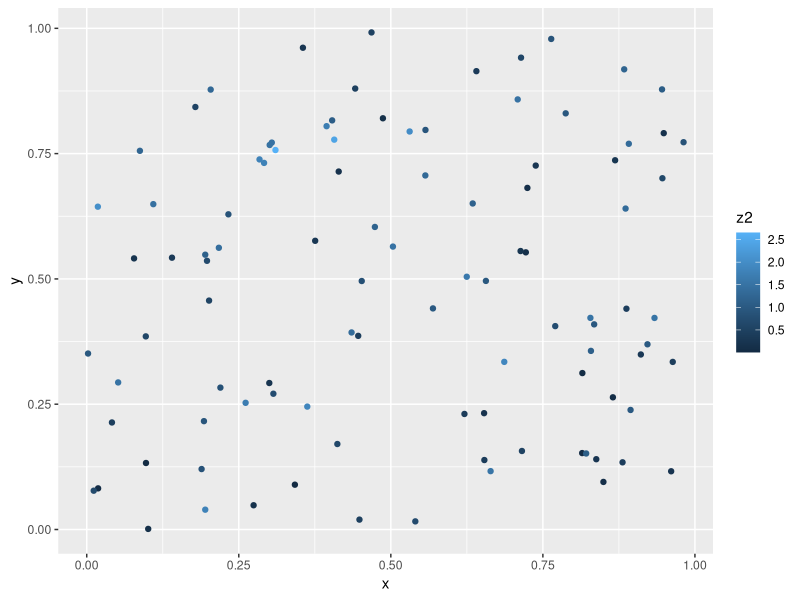
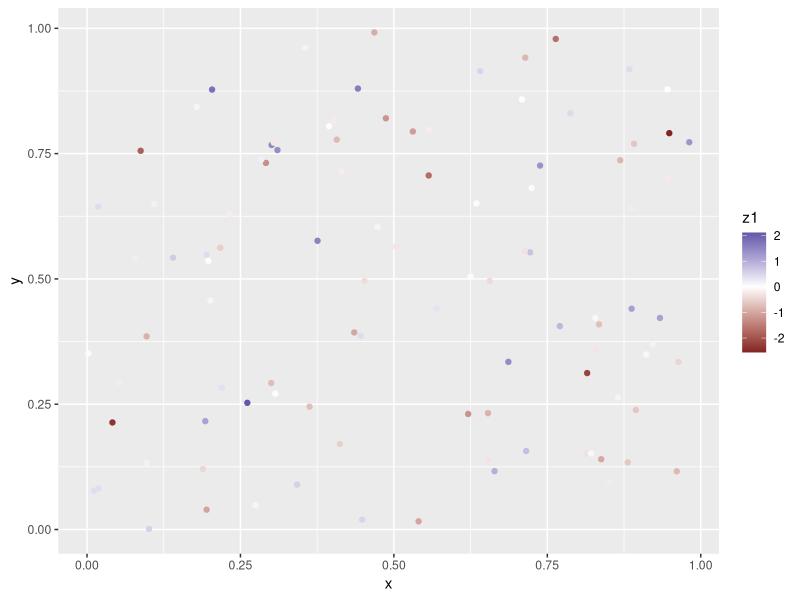
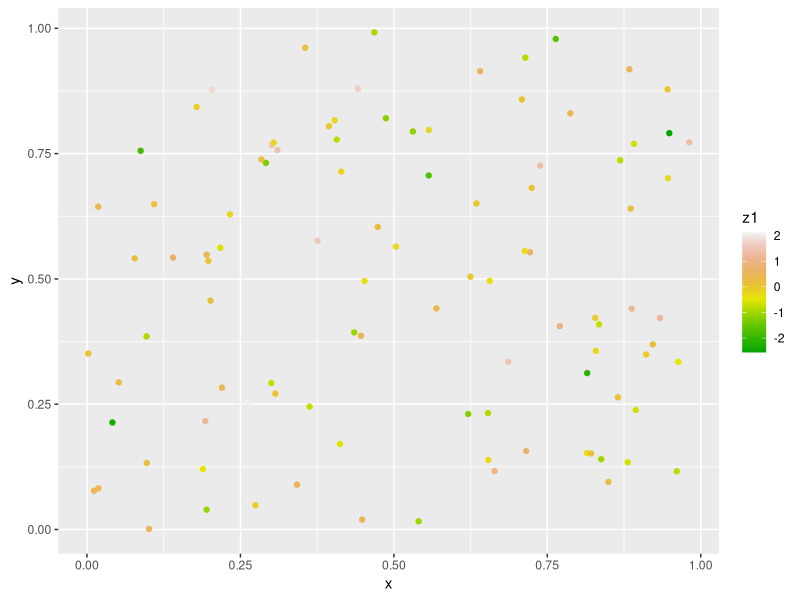
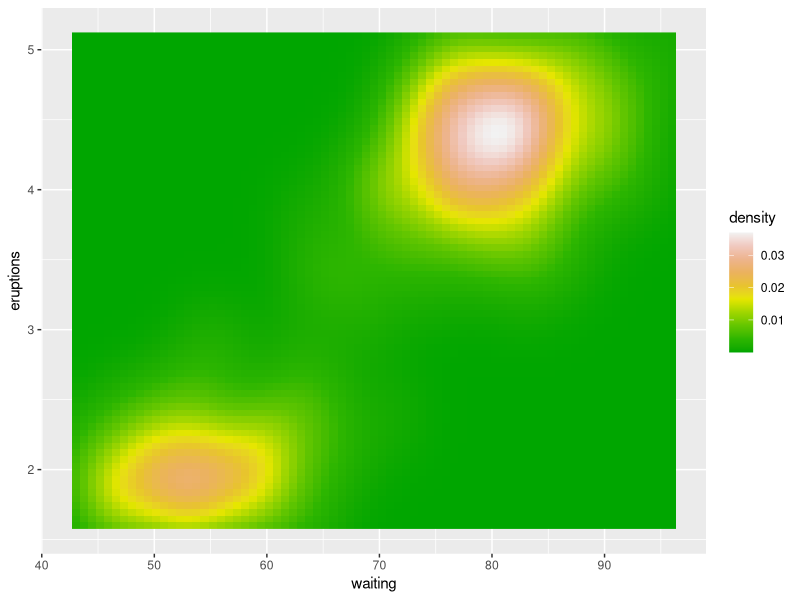
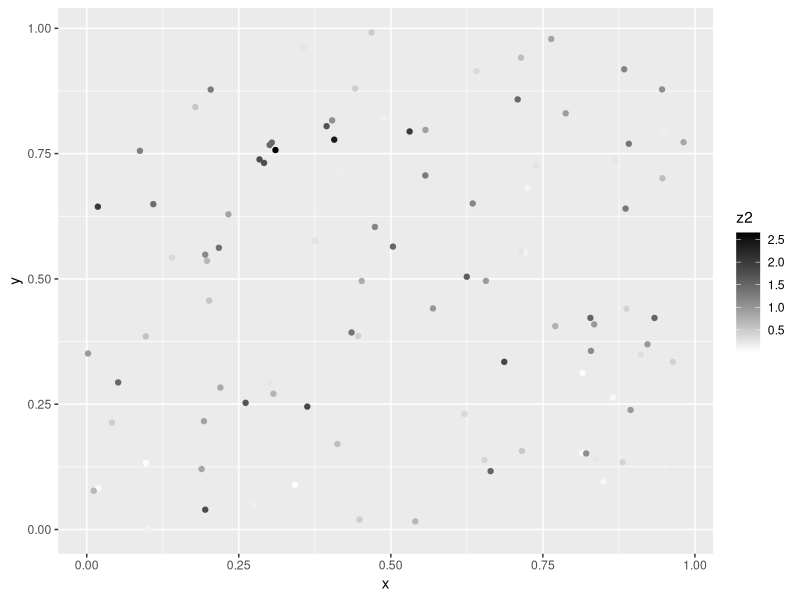
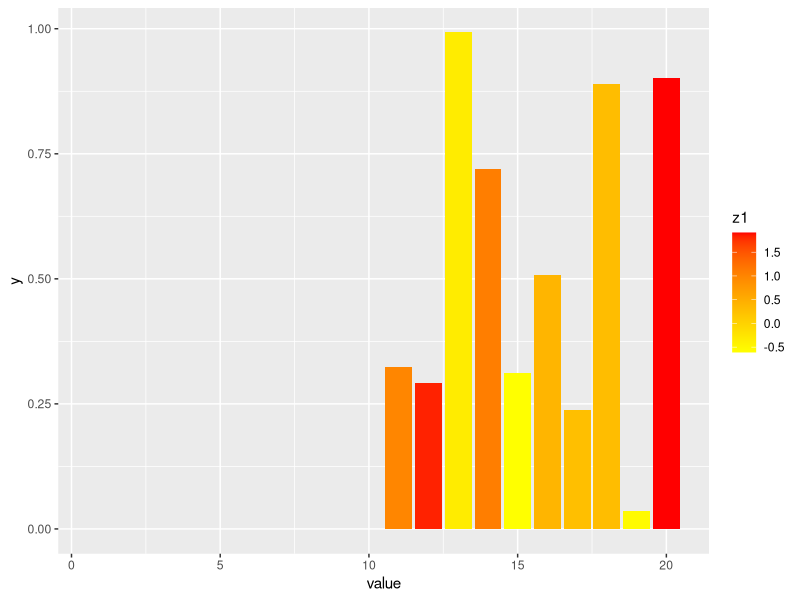
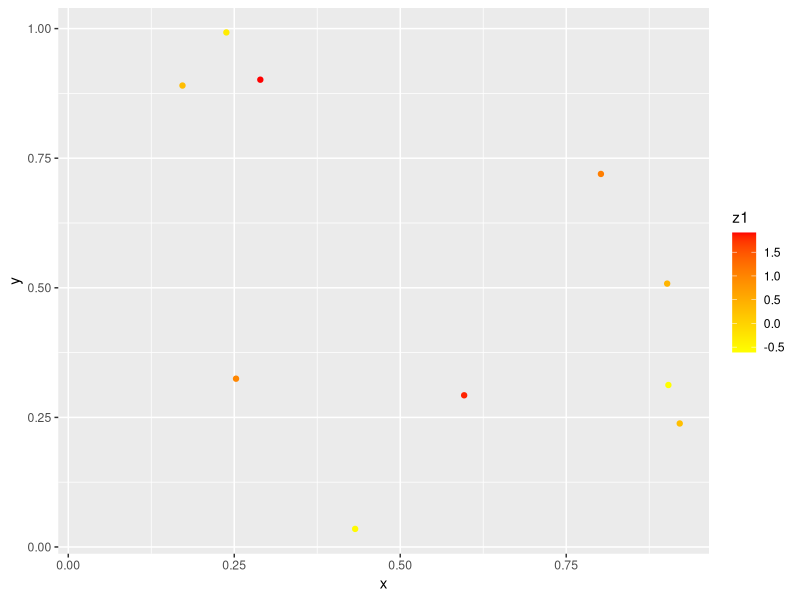

Reproduce these figures in R, in order.
library(ggplot2)


### Name: scale_colour_gradient
### Title: Gradient colour scales
### Aliases: scale_colour_gradient scale_fill_gradient
###   scale_colour_gradient2 scale_fill_gradient2 scale_colour_gradientn
###   scale_fill_gradientn scale_colour_datetime scale_color_datetime
###   scale_colour_date scale_color_date scale_fill_datetime
###   scale_fill_date scale_color_gradient scale_color_gradient2
###   scale_color_gradientn

### ** Examples

df <- data.frame(
  x = runif(100),
  y = runif(100),
  z1 = rnorm(100),
  z2 = abs(rnorm(100))
)

df_na <- data.frame(
  value = seq(1, 20),
  x = runif(20),
  y = runif(20),
  z1 = c(rep(NA, 10), rnorm(10))
)

# Default colour scale colours from light blue to dark blue
ggplot(df, aes(x, y)) +
  geom_point(aes(colour = z2))

# For diverging colour scales use gradient2
ggplot(df, aes(x, y)) +
  geom_point(aes(colour = z1)) +
  scale_colour_gradient2()

# Use your own colour scale with gradientn
ggplot(df, aes(x, y)) +
  geom_point(aes(colour = z1)) +
  scale_colour_gradientn(colours = terrain.colors(10))

# Equivalent fill scales do the same job for the fill aesthetic
ggplot(faithfuld, aes(waiting, eruptions)) +
  geom_raster(aes(fill = density)) +
  scale_fill_gradientn(colours = terrain.colors(10))

# Adjust colour choices with low and high
ggplot(df, aes(x, y)) +
  geom_point(aes(colour = z2)) +
  scale_colour_gradient(low = "white", high = "black")
# Avoid red-green colour contrasts because ~10% of men have difficulty
# seeing them

# Use `na.value = NA` to hide missing values but keep the original axis range
ggplot(df_na, aes(x = value, y)) +
  geom_bar(aes(fill = z1), stat = "identity") +
  scale_fill_gradient(low = "yellow", high = "red", na.value = NA)

 ggplot(df_na, aes(x, y)) +
   geom_point(aes(colour = z1)) +
   scale_colour_gradient(low = "yellow", high = "red", na.value = NA)
